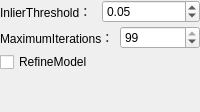
             <widget class="QWidget" name="CorrespondenceRejectorSampleConsensus">
              <layout class="QVBoxLayout" name="verticalLayout_15">
               <property name="spacing">
                <number>3</number>
               </property>
               <property name="leftMargin">
                <number>0</number>
               </property>
               <property name="topMargin">
                <number>0</number>
               </property>
               <property name="rightMargin">
                <number>0</number>
               </property>
               <property name="bottomMargin">
                <number>0</number>
               </property>
               <item>
                <layout class="QHBoxLayout" name="horizontalLayout_14">
                 <item>
                  <widget class="QLabel" name="label_12">
                   <property name="text">
                    <string>InlierThreshold： </string>
                   </property>
                  </widget>
                 </item>
                 <item>
                  <widget class="QDoubleSpinBox" name="dspin_threshold">
                   <property name="value">
                    <double>0.050000000000000</double>
                   </property>
                  </widget>
                 </item>
                </layout>
               </item>
               <item>
                <layout class="QHBoxLayout" name="horizontalLayout_15">
                 <item>
                  <widget class="QLabel" name="label_13">
                   <property name="text">
                    <string>MaximumIterations： </string>
                   </property>
                  </widget>
                 </item>
                 <item>
                  <widget class="QSpinBox" name="spin_max_iterations">
                   <property name="value">
                    <number>99</number>
                   </property>
                  </widget>
                 </item>
                </layout>
               </item>
               <item>
                <widget class="QCheckBox" name="check_refine">
                 <property name="text">
                  <string>RefineModel</string>
                 </property>
                </widget>
               </item>
               <item>
                <spacer name="verticalSpacer_14">
                 <property name="orientation">
                  <enum>Qt::Vertical</enum>
                 </property>
                 <property name="sizeHint" stdset="0">
                  <size>
                   <width>20</width>
                   <height>40</height>
                  </size>
                 </property>
                </spacer>
               </item>
              </layout>
             </widget>
